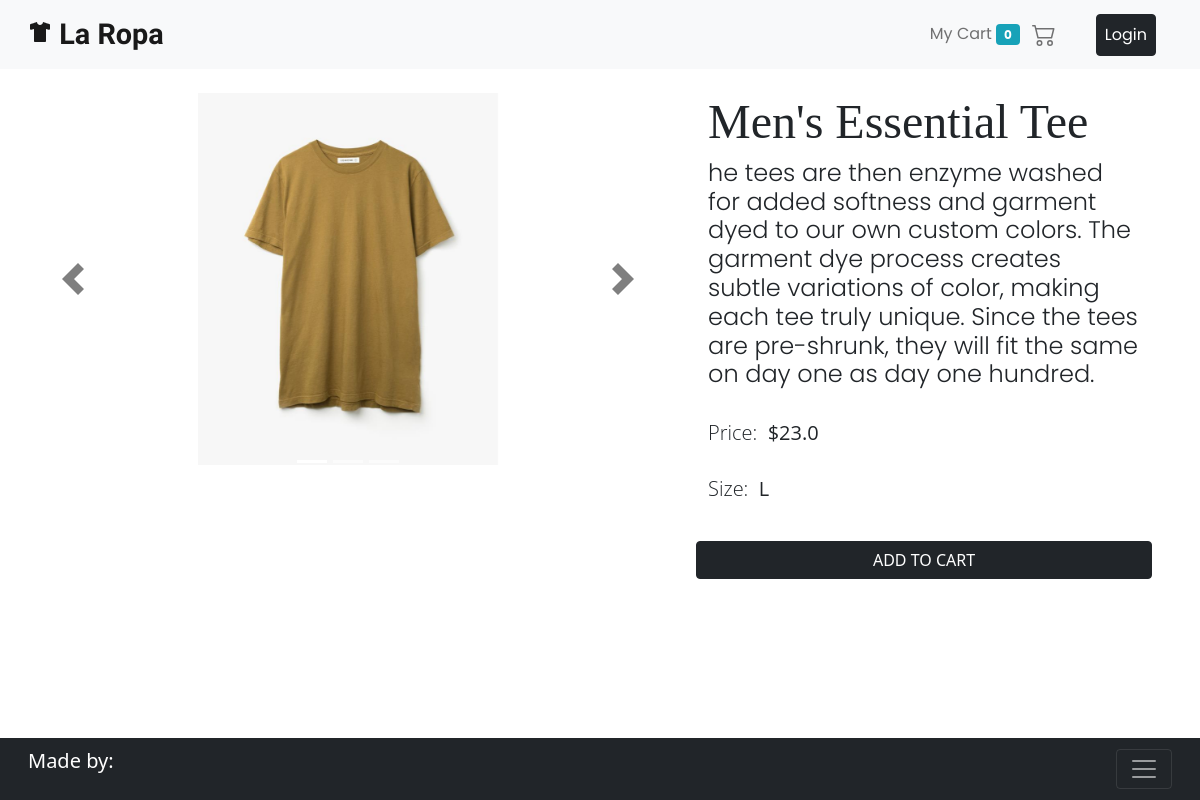
/product/5/, run on the app's committed database.
### ecomm/models.py (models this page shows, shortened)
class Product(models.Model):
    title = models.CharField(max_length=120)
    desc = models.CharField(max_length=500)
    price = models.FloatField(default=0.00)
    size = models.CharField(choices=SIZE, max_length=2)
    category = models.CharField(choices=CATEGORIES, max_length=2)
    img1 = models.ImageField(upload_to='ecomm/images', default='')
    img2 = models.ImageField(upload_to='ecomm/images', default='')
    img3 = models.ImageField(upload_to='ecomm/images', default='')

### ecomm/views.py (the view, shortened to what this page needs)
# urls.py: path('product/<int:id>/', views.productView, name="product"),
def productView(request, id):
    prod = Product.objects.get(id = id)
    context = {
        'prod': prod,
    }
    return render(request, 'ecomm/product.html', context)

### ecomm/templates/ecomm/product.html (shortened to what this page needs)
{% extends 'base.html' %}
{% block content %}
    {% include 'nav.html' %}
    {% load cart %}
    <div class="container-fluid row mb-5">
        <div class="container-fluid col-xl-7">
            <div id="carouselExampleIndicators" class="carousel slide p-md-4" data-bs-ride="carousel">
                <div class="carousel-indicators">
                    <button type="button" data-bs-target="#carouselExampleIndicators" data-bs-slide-to="0"
                        class="active" aria-current="true" aria-label="Slide 1"></button>
                    <button type="button" data-bs-target="#carouselExampleIndicators" data-bs-slide-to="1"
                        aria-label="Slide 2"></button>
                    <button type="button" data-bs-target="#carouselExampleIndicators" data-bs-slide-to="2"
                        aria-label="Slide 3"></button>
                </div>
                <div class="carousel-inner">
                    <div class="carousel-item active">
                        <img src="{{ prod.img1.url }}"
                            class="d-block w-50" alt="...">
                    </div>
                </div>
                <button class="carousel-control-prev" type="button" data-bs-target="#carouselExampleIndicators"
                    data-bs-slide="prev">
                    <span class="carousel-control-prev-icon" aria-hidden="true"></span>
                </button>
                <button class="carousel-control-next" type="button" data-bs-target="#carouselExampleIndicators"
                    data-bs-slide="next">
                    <span class="carousel-control-next-icon" aria-hidden="true"></span>
                </button>
            </div>
        </div>
        <div class="container-fluid col-xl-5 p-md-4">
            <h1 class="display-1">{{ prod.title }}</h1>
            <h2>{{ prod.desc }}</h2>
            <br>
            <h3 class="lead">Price:&nbsp;&nbsp;<strong>${{ prod.price }}</strong></h3>
            <br>
            <h3 class="lead">
                Size:&nbsp;&nbsp;<strong>{{ prod.size }}</strong>
            </h3>
            <br>
            <div class="row">
                <div class="p-0 my-2">
                    {% if prod|is_in_cart:request.session.cart %}
                    <div class="row p-0">
                        <form action="" class="col-2" method="POST">{% csrf_token %}
                            <input hidden type="text" name="to_cart" value="{{ prod.id }}">
                            <input hidden type="text" name="rem_cart" value="True">
                            <button type="submit" class="col-2 btn btn-dark pe-5">
                                <svg xmlns="http://www.w3.org/2000/svg" width="25" height="auto" fill="white" class="bi bi-dash" viewBox="0 0 16 16">
                                    <path d="M4 8a.5.5 0 0 1 .5-.5h7a.5.5 0 0 1 0 1h-7A.5.5 0 0 1 4 8z"/>
                                  </svg>
                            </button>
                        </form>
                        <div class="text-center col display-6">{{prod|cart_count:request.session.cart}} in cart</div>
                        <form action="" class="col-2" method="POST">{% csrf_token %}
                            <input hidden type="text" name="to_cart" value="{{ prod.id }}">
                            <button type="submit" class="col-2 btn btn-dark pe-5">
                                <svg xmlns="http://www.w3.org/2000/svg" width="25" height="auto" fill="white" class="bi bi-plus" viewBox="0 0 16 16">
                                    <path d="M8 4a.5.5 0 0 1 .5.5v3h3a.5.5 0 0 1 0 1h-3v3a.5.5 0 0 1-1 0v-3h-3a.5.5 0 0 1 0-1h3v-3A.5.5 0 0 1 8 4z"/>
                                  </svg>
                            </button>
                        </form>
                    </div>
                    {% else %}
                    <form action="" method="POST">{% csrf_token %}
                        <div class="d-grid gap-2">
                            <input type="submit"  class="btn btn-dark px-4" value="ADD TO CART">
                        </div>
                    </form>
                    {% endif %}
                </div>
            </div>
        </div>
    </div>
{% endblock content %}

### ecomm/templates/ecomm/product.html (style rules this page uses)
h1 { font-family: 'Cormorant Garamond', serif; }
.display-1 { font-size: 3rem; }
h2 { font-family: 'Poppins', sans-serif; font-weight: 300; font-size: 1.5rem; }
h3 { font-family: 'Open Sans', sans-serif; }
.carousel-inner div img { margin: auto; }

### data on the page
Product: img1 (picture), title "Men's Essential Tee", desc "he tees are then enzyme washed for added softness and garment dyed to our own custom colors. The garment dye process creates subtle variations of color, making each tee truly unique. Since the tees are pre-shrunk, they will fit the same on day one as day one hundred.", price "23.0", size "L"

### other printed values
{{ request.session.cart.keys|length }} "0"
